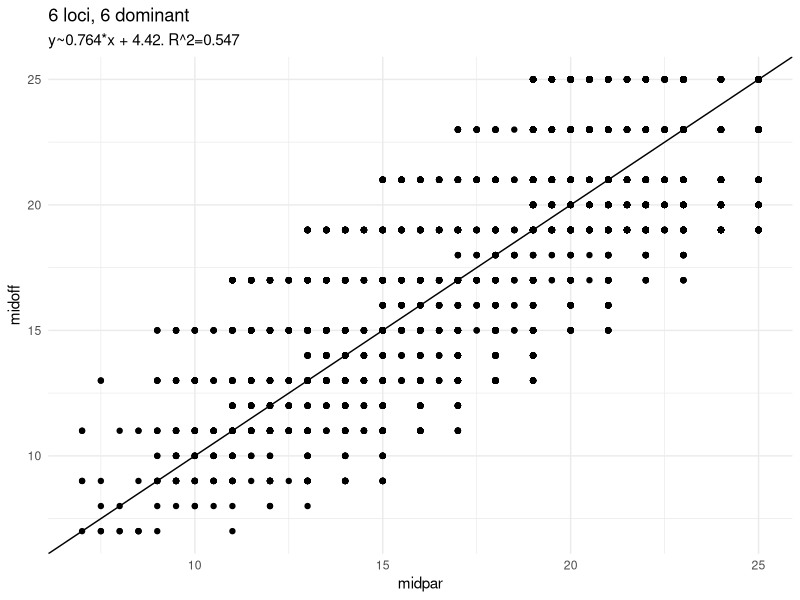
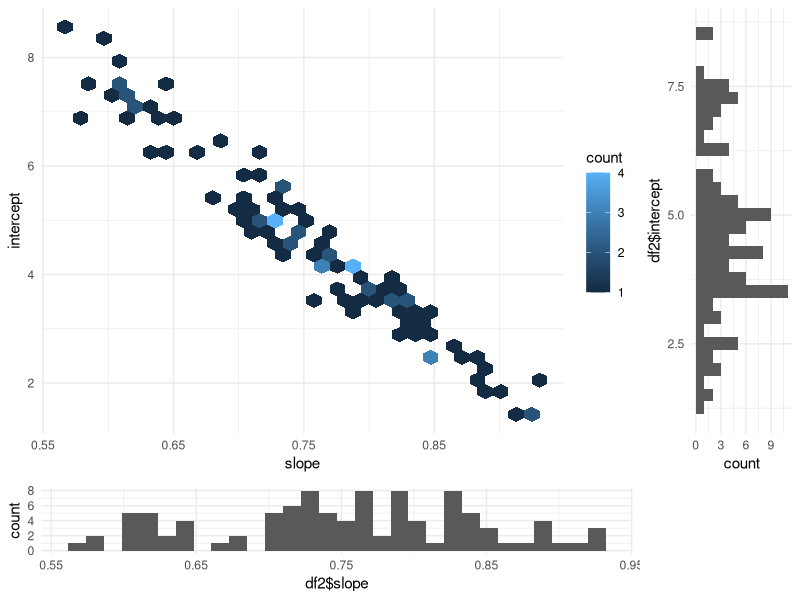
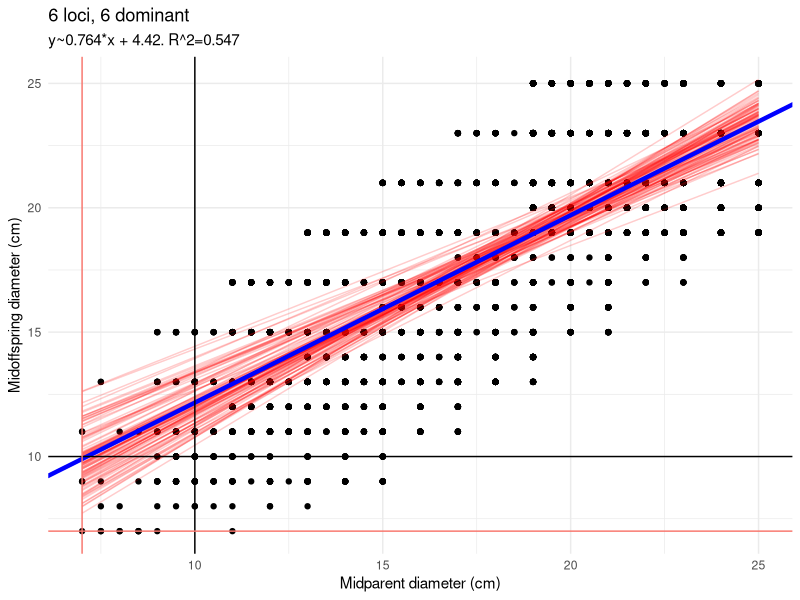

Here is the R script that generated these plots, in order:
library(tidyverse)
library(broom)
library(patchwork)

num_simulations <- 100
num_groups <- 30

number_loci <- 6
min_num_hetero <- 3 # Minimum number of loci that are heterozygotic
possible_num_homo <- 0:(number_loci-min_num_hetero)

number_of_dom <- 6 # Number of dominant loci
number_of_add <- number_loci - number_of_dom # Number of additive loci
add_vec <- rep("ADD",number_of_add)
dom_vec <- rep("DOM",number_of_dom)
all_effect <- c(add_vec,dom_vec)
all_effect <- sample(all_effect,size=number_loci,replace = FALSE)
effect_A1 <- +1 # Value +1
effect_A2 <- 0 # Value 0
mid_effect <- mean(c(effect_A1,effect_A2)) # Midpoint value

effect_a1 <- effect_A1-mid_effect # Value +a
print(effect_a1)
effect_a2 <- effect_A2-mid_effect # Value -a
print(effect_a2)

# Additive d=0, complete dominance d=a1, partial dominance mid<d<a1,
# Overdominance d>a1, underdominance. d<a1
effect_d <- 0.5

#env_range <- round(rnorm(n = 1000,mean=0,sd=1),2) # Normal distribution
env_range <- c(-3:-1,1,3) # Uniform distribution, with expected value 0
env_effect <- 1 # Multiplier of the env_effect
epistasis <- FALSE # Turn to activate epistasis
epistasis_level <- 6 # If N loci have at least 1 A1
epistasis_value <- +10 # add X to the genotypic value
baseline <- 10
minimum_pheno_value <- baseline+env_effect*min(env_range)+2*number_loci*min(c(effect_A1,effect_A2))

slope_vec <- c()
intercept_vec <- c()
R.squared_vec <- c()
plot_vec <- list()
all_sim <- list()
for (simulation in 1:num_simulations){
all_data <- list()

for (group in 1:num_groups){

sample_genotype <- function(num_loci){
  hom <- sample(possible_num_homo,1) # How many loci are homozygote per genotype
  het <- num_loci-hom # How many loci are heterozygote per genotype
  hom_vec <- rep("HOM",hom)
  het_vec <- rep("HET",het)
  
  all_loci <- c(hom_vec,het_vec)
  all_loci <- sample(all_loci,size=num_loci,replace = FALSE) #vector with homo/heterozygote values
  chromosome1 <- sample(c("A1","A2"),num_loci,replace=TRUE) # random values for A1 or A2 in one chromosome
  chromosome2 <- c()
  for (i in seq_along(all_loci)){ # For every loci:
    if (all_loci[i]=="HOM"){ # If value is homozygote
      chromosome2[i] <- chromosome1[i] # The second chromosome has the same value
    } else if(all_loci[i]=="HET"){ # If value is heterozygote
      if (chromosome1[i]=="A1"){ # and the chromosome 1 is A1
        chromosome2[i] <- "A2" # chromosome 2 is A2
      } else if (chromosome1[i]=="A2"){ # and the chromosome 1 is A2
        chromosome2[i] <- "A1" # chromosome 2 is A1
      } 
    else{print("error")}
    }
    
  genotype <- rbind(chromosome1,chromosome2) # Bind both chromosomes to form a genotype
  return(genotype)
}
}

# Sample 4 parental genotypes:
par1 <- sample_genotype(number_loci) 
par2 <- sample_genotype(number_loci)
par3 <- sample_genotype(number_loci)
par4 <- sample_genotype(number_loci)
all_geno <- list(par1,par2,par3,par4)
names(all_geno) <- c("par1","par2","par3","par4")

# Given two parental genotypes, generate 2 gametes and combine them
get_offspring <- function(genotype1,genotype2){
  gamete1 <- c()
  for (i in 1:dim(genotype1)[2]){
    if (genotype1[1,i]==genotype1[2,i]){
      # If locus is homozygote, position is the same 
      gamete1[i] <- genotype1[1,i]
    } else if (genotype1[1,i]!=genotype1[2,i]){
      # If locus is heterozygote, roll a coin 
      gamete1[i] <- sample(c(genotype1[1,i],genotype1[2,i]),1)
    }
  }
  
  gamete2 <- c()
  for (i in 1:dim(genotype2)[2]){
    if (genotype2[1,i]==genotype2[2,i]){
      # If locus is homozygote, position is the same 
      gamete2[i] <- genotype2[1,i]
    } else if (genotype2[1,i]!=genotype2[2,i]){
      # If locus is heterozygote, roll a coin 
      gamete2[i] <- sample(c(genotype2[1,i],genotype2[2,i]),1)
    }
  }
  
  # Combine both gametes to make a new genotype
  new_genotype <- rbind(gamete1,gamete2)
  return(new_genotype)
}


# Get phenotype given a genotype, additive, dominance, environment and epistasis.
get_phenotype <- function(geno,baseline=baseline,
                          effect_a1,effect_a2,effect_d){
  effect_val <- c()
  for (e in seq_along(all_effect)){ # For every loci
    if (all_effect[e]=="DOM"){ # If the locus is dominant:
      effect_val[e] <- ifelse(par1[1,e]=="A1"&par2[2,e]=="A1",
                              2*(mid_effect+effect_a1),
                                  ifelse(par1[1,e]=="A1"&par2[2,e]=="A2"|
                                           par1[1,e]=="A2"&par2[2,e]=="A1",
                                         mid_effect+effect_d+mid_effect+effect_d,
                                         ifelse(par1[1,e]=="A2"&par2[2,e]=="A2",
                                                2*(mid_effect+effect_a2))))
      
      
    } else if(all_effect[e]=="ADD"){ # If the locus is additive:
      effect_val[e] <- ifelse(par1[1,e]=="A1"&par2[2,e]=="A1",
                              2*(mid_effect+effect_a1),
                              ifelse(par1[1,e]=="A1"&par2[2,e]=="A2"|
                                       par1[1,e]=="A2"&par2[2,e]=="A1",
                                     mid_effect+effect_a1+mid_effect+effect_a2,
                                     ifelse(par1[1,e]=="A2"&par2[2,e]=="A2",
                                            2*(mid_effect+effect_a2))))
    }  
      else{print("error")}
  }
  
  # Epistasis term:
  if(epistasis==TRUE){ #If epistasis is present
    epis_val <- ifelse(sum(effect_val>=1)>=epistasis_level,TRUE,FALSE)
    geno_val <- ifelse(epis_val,sum(effect_val)+epistasis_value,sum(effect_val))
  } else{
    # No epistasis:
    geno_val <- sum(effect_val)
  }
  

  env_val <- sample(env_range,size=1) # Sample the environmental range
  pheno <- baseline+env_effect*env_val+geno_val
  return(c(baseline,env_val,geno_val,pheno))
}

pheno_par1 <- get_phenotype(par1,baseline=baseline,
                            effect_a1=effect_a1,
                            effect_a2=effect_a2,
                            effect_d=effect_d)
pheno_par2 <- get_phenotype(par2,baseline=baseline,
                            effect_a1=effect_a1,
                            effect_a2=effect_a2,
                            effect_d=effect_d)
pheno_par3 <- get_phenotype(par3,baseline=baseline,
                            effect_a1=effect_a1,
                            effect_a2=effect_a2,
                            effect_d=effect_d)
pheno_par4 <- get_phenotype(par4,baseline=baseline,
                            effect_a1=effect_a1,
                            effect_a2=effect_a2,
                            effect_d=effect_d)

pheno_table <- rbind(pheno_par1,pheno_par2,
      pheno_par3,pheno_par4) 
name <- gsub("pheno_","",rownames(pheno_table))
pheno_table <- pheno_table |> as_tibble()
pheno_table$name <- name
colnames(pheno_table) <- c("baseline","environment_val",
                           "genotype_val","phenotype_val","name")

all_parents_phenotypes_sorted <- pheno_table |> 
  arrange(phenotype_val)

small_parents <- all_parents_phenotypes_sorted[1:2,]
large_parents <- all_parents_phenotypes_sorted[3:4,]


offspring1_large <- get_offspring(get(pull(large_parents[1,5])),get(pull(large_parents[2,5])))
offspring2_large <- get_offspring(get(pull(large_parents[1,5])),get(pull(large_parents[2,5])))
pheno_large_off1 <- get_phenotype(offspring1_large,baseline=baseline,
                                  effect_a1=effect_a1,
                                  effect_a2=effect_a2,
                                  effect_d=effect_d)
pheno_large_off2 <- get_phenotype(offspring2_large,baseline=baseline,
                                  effect_a1=effect_a1,
                                  effect_a2=effect_a2,
                                  effect_d=effect_d)
offspring1_small <- get_offspring(get(pull(small_parents[1,5])),get(pull(small_parents[2,5])))
offspring2_small <- get_offspring(get(pull(small_parents[1,5])),get(pull(small_parents[2,5])))
pheno_small_off1 <- get_phenotype(offspring1_small,baseline=baseline,
                                  effect_a1=effect_a1,
                                  effect_a2=effect_a2,
                                  effect_d=effect_d)
pheno_small_off2 <- get_phenotype(offspring2_small,baseline=baseline,
                                  effect_a1=effect_a1,
                                  effect_a2=effect_a2,
                                  effect_d=effect_d)
midparent_large <- mean(large_parents$phenotype_val)
midparent_small <- mean(small_parents$phenotype_val)

midoffspring_large <- mean(pheno_large_off1[4],pheno_large_off2[4])
midoffspring_small <- mean(pheno_small_off1[4],pheno_small_off2[4])

all_data[[group]] <- c(group,unlist(large_parents[1,c(-1,-5)]),
                     unlist(large_parents[2,c(-1,-5)]),
                     midparent_large,
                     pheno_large_off1[-1],
                     pheno_large_off2[-1],
                     midoffspring_large,
                     unlist(small_parents[1,c(-1,-5)]),
                     unlist(small_parents[2,c(-1,-5)]),
                     midparent_small,
                     pheno_small_off1[-1],
                     pheno_small_off2[-1],
                     midoffspring_small)
}

all_data_df <- do.call("rbind",all_data)
colnames(all_data_df) <- c("group","largep_env1","largep_geno1","largep_pheno1",
                           "largep_env2","largep_geno2","largep_pheno2",
                           "large_midpar",
                           "largeo_env1","largeo_geno1","largeo_pheno1",
                           "largeo_env2","largeo_geno2","largeo_pheno2",
                           "large_moff",
                           "smallp_env1","smallp_geno1","smallp_pheno1",
                           "smallp_env2","smallp_geno2","smallp_pheno2",
                           "small_midpar",
                           "smallo_env1","smallo_geno1","smallo_pheno1",
                           "smallo_env2","smallo_geno2","smallo_pheno2",
                           "small_midoff")

large_df <- all_data_df[,1:15] |> as.data.frame()
large_df$type <- "large"
colnames(large_df) <- c("group","p_env1","p_geno1","p_pheno1",
                        "p_env2","p_geno2","p_pheno2",
                        "midpar",
                        "o_env1","o_geno1","o_pheno1",
                        "o_env2","o_geno2","o_pheno2",
                        "midoff","type")
small_df <- all_data_df[,c(1,16:29)]|> as.data.frame()
small_df$type <- "small"
colnames(small_df) <- c("group","p_env1","p_geno1","p_pheno1",
                        "p_env2","p_geno2","p_pheno2",
                        "midpar",
                        "o_env1","o_geno1","o_pheno1",
                        "o_env2","o_geno2","o_pheno2",
                        "midoff","type")

all_data_df2 <- rbind(large_df,
                      small_df)

all_sim[[simulation]] <- all_data_df2
mod1 <- lm(midoff~midpar,all_data_df2)
glance(mod1)

slope <- pull(round(tidy(mod1)[2,2],3))
intercept <- pull(round(tidy(mod1)[1,2],3))
r.squared <- pull(round(glance(mod1)[1],3))


slope_vec[[simulation]] <- slope
intercept_vec[[simulation]] <- intercept
R.squared_vec[[simulation]] <- r.squared

subtitle1 <- paste0("y~",
       slope,
       "*x + ",
       intercept,
       ". R^2=",
       r.squared)
       

plot_vec[[simulation]] <- all_data_df2 |> 
  ggplot(aes(x=midpar,y=midoff))+
  theme_minimal()+
  geom_point()+
  geom_abline()+
  ggtitle(subtitle1)

}

# Data for 1000 simulations:

slope_vec <- unlist(slope_vec)
intercept_vec <- unlist(intercept_vec)
R.squared_vec <- unlist(R.squared_vec)
names(all_sim) <- paste0("Simulation",1:length(all_sim))
df <- bind_rows(all_sim, .id = "simulation_name")

mod2 <- lm(midoff~midpar,df)
glance(mod2)

slope <- pull(round(tidy(mod2)[2,2],3))
intercept <- pull(round(tidy(mod2)[1,2],3))
r.squared <- pull(round(glance(mod2)[1],3))

title1 <- paste0(number_loci," loci, ",number_of_dom, " dominant")

subtitle1 <- paste0("y~",
                 slope,
                 "*x + ",
                 intercept,
                 ". R^2=",
                 r.squared)

df |> 
  ggplot(aes(x=midpar,y=midoff))+
  geom_point()+
  geom_abline()+
  theme_minimal()+
  labs(title=title1,
          subtitle=subtitle1)


regression_lines_df <- data.frame()

# Loop through each slope and intercept combination
for (i in 1:length(slope_vec)) {
  # Calculate the endpoints of the line using the range of x values
  x_range <- range(df$midpar)
  y_range <- slope_vec[i] * x_range + intercept_vec[i]
  
  # Create a dataframe for this line
  line_df <- data.frame(x = x_range, y = y_range)
  
  # Add a column to identify the simulation
  line_df$simulation <- paste0("Simulation ", i)
  
  # Add this line to the dataframe storing all regression lines
  regression_lines_df <- rbind(regression_lines_df, line_df)
}

# Plot the original points and regression lines
p1 <- df |> 
  ggplot(aes(x = midpar, y = midoff)) +
  geom_point() +
  geom_line(data = regression_lines_df,
            aes(x = x, y = y, group = simulation),
            color = "red", alpha = 0.2) +
  geom_abline(slope=mean(slope_vec),
              intercept=mean(intercept_vec),
              col="blue",lwd=1.5)+
  xlab("Midparent diameter (cm)")+
  ylab("Midoffspring diameter (cm)")+
  theme_minimal() +
  labs(title=title1,
          subtitle=subtitle1)+
  geom_vline(aes(xintercept=10))+
  geom_hline(aes(yintercept=10))+
  geom_vline(aes(xintercept=minimum_pheno_value,col="red"))+
  geom_hline(aes(yintercept=minimum_pheno_value,col="red"))+
  theme(legend.position = "none")
  

sum(slope_vec<=0.45)/length(slope_vec)

print(paste0("Heritability less than 0=",sum(slope_vec<=0)/length(slope_vec)))

df2 <- cbind(slope=slope_vec,intercept=intercept_vec) |> 
  as.data.frame()

scatter <- df2 |> 
  ggplot(aes(x=slope,y=intercept))+
  theme_minimal()+
  geom_hex()

hist_bottom <- ggplot()+geom_histogram(aes(df2$slope))+theme_minimal()
hist_right <- ggplot()+geom_histogram(aes(df2$intercept))+coord_flip()+theme_minimal()
empty <- ggplot()+geom_point(aes(1,1), colour="white")+
  theme(axis.ticks=element_blank(), 
        panel.background=element_blank(), 
        axis.text.x=element_blank(), axis.text.y=element_blank(),           
        axis.title.x=element_blank(), axis.title.y=element_blank())

library(gridExtra)
p2 <- grid.arrange(scatter, 
             hist_right,
             hist_bottom, 
             empty,
             ncol=2, nrow=2, widths=c(4, 1), heights=c(4, 1))

p1
